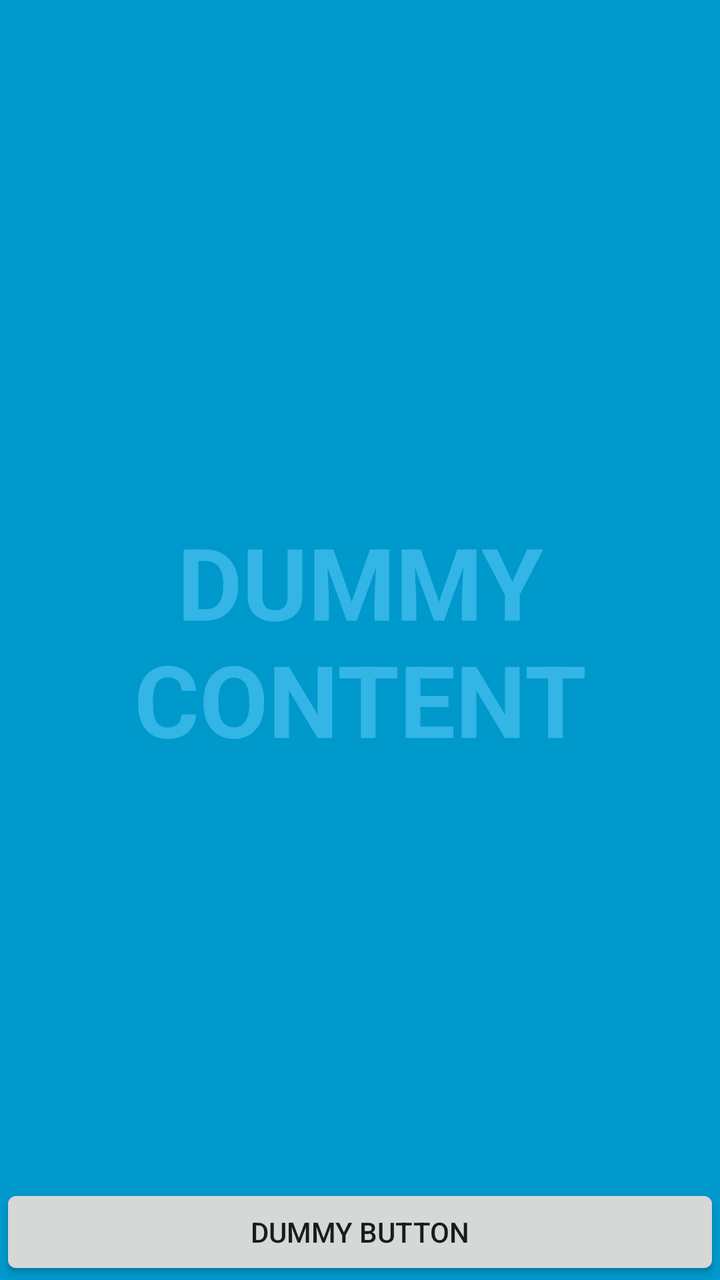
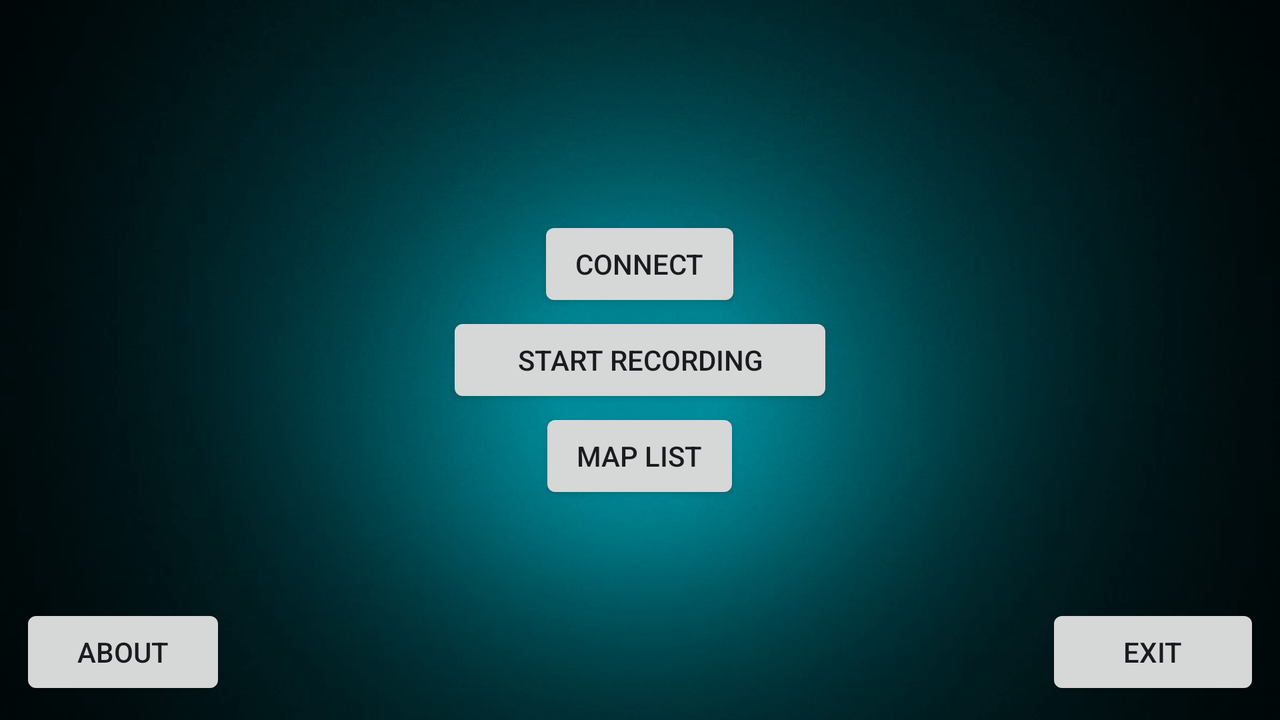

An Android layout and its configuration variant, each rendered on a device that would load it. The default file and the variant file are quoted in full after the pictures.
<!-- AndroidManifest.xml: application theme AppTheme -->
<!-- res/layout/activity_start_screen.xml -->
<FrameLayout xmlns:android="http://schemas.android.com/apk/res/android"
    xmlns:tools="http://schemas.android.com/tools"
    android:layout_width="match_parent"
    android:layout_height="match_parent"
    android:background="#0099cc"
    tools:context=".StartScreen">

    
    <TextView
        android:id="@+id/fullscreen_content"
        android:layout_width="match_parent"
        android:layout_height="match_parent"
        android:gravity="center"
        android:keepScreenOn="true"
        android:text="@string/dummy_content"
        android:textColor="#33b5e5"
        android:textSize="50sp"
        android:textStyle="bold" />

    
    <FrameLayout
        android:layout_width="match_parent"
        android:layout_height="match_parent"
        android:fitsSystemWindows="true">

        <LinearLayout
            android:id="@+id/fullscreen_content_controls"
            style="?metaButtonBarStyle"
            android:layout_width="match_parent"
            android:layout_height="wrap_content"
            android:layout_gravity="bottom|center_horizontal"
            android:background="@color/black_overlay"
            android:orientation="horizontal"
            tools:ignore="UselessParent">

            <Button
                android:id="@+id/dummy_button"
                style="?metaButtonBarButtonStyle"
                android:layout_width="0dp"
                android:layout_height="wrap_content"
                android:layout_weight="1"
                android:text="@string/dummy_button" />

        </LinearLayout>
    </FrameLayout>

</FrameLayout>
<!-- resources referenced by this layout -->
<resources>
  <string name="dummy_button">Dummy Button</string>
  <string name="dummy_content">DUMMY\nCONTENT</string>
  <style name="AppTheme" parent="android:Theme.DeviceDefault.Light.NoActionBar">
          
      </style>
</resources>
<!-- res/layout-land/activity_start_screen.xml (the repository's variant of the layout above) -->
<!-- drawn on the phone turned sideways -->
<FrameLayout xmlns:android="http://schemas.android.com/apk/res/android"
    xmlns:tools="http://schemas.android.com/tools"
    android:id="@+id/bg"
    android:layout_width="match_parent"
    android:layout_height="match_parent"
    android:background="@drawable/bg"
    tools:context=".StartScreen">

    

    

    <LinearLayout
        android:layout_width="match_parent"
        android:layout_height="match_parent"
        android:orientation="horizontal">

        <LinearLayout
            android:layout_width="match_parent"
            android:layout_height="match_parent"
            android:layout_weight="1"
            android:gravity="left|bottom"
            android:orientation="vertical">

            <Button
                android:id="@+id/button_about"
                android:layout_width="wrap_content"
                android:layout_height="wrap_content"
                android:layout_marginBottom="10dp"
                android:layout_marginLeft="10dp"
                android:text="     About     " />
        </LinearLayout>

        <LinearLayout
            android:layout_width="match_parent"
            android:layout_height="match_parent"
            android:layout_weight="1"
            android:gravity="center"
            android:orientation="vertical">

            <Button
                android:id="@+id/button_connect"
                android:layout_width="wrap_content"
                android:layout_height="wrap_content"
                android:layout_gravity="center_horizontal"
                android:text="  Connect  " />

            <Button
                android:id="@+id/button_startRec"
                android:layout_width="wrap_content"
                android:layout_height="wrap_content"
                android:text="       Start Recording       " />

            <Button
                android:id="@+id/button_mapList"
                android:layout_width="wrap_content"
                android:layout_height="wrap_content"
                android:text="  Map List  " />
        </LinearLayout>

        <LinearLayout
            android:layout_width="match_parent"
            android:layout_height="match_parent"
            android:layout_weight="1"
            android:gravity="bottom|right"
            android:orientation="vertical">

            <Button
                android:id="@+id/button_exit"
                android:layout_width="wrap_content"
                android:layout_height="wrap_content"
                android:layout_marginBottom="10dp"
                android:layout_marginRight="10dp"
                android:text="        Exit        " />
        </LinearLayout>
    </LinearLayout>
</FrameLayout>
<!-- resources referenced by the variant -->
<!-- as the phone turned sideways resolves them -->
<resources>
  <!-- drawable bg: png bitmap (drawable, 201944 bytes) -->
  <style name="AppTheme" parent="android:Theme.DeviceDefault.Light.NoActionBar">
          
      </style>
</resources>
